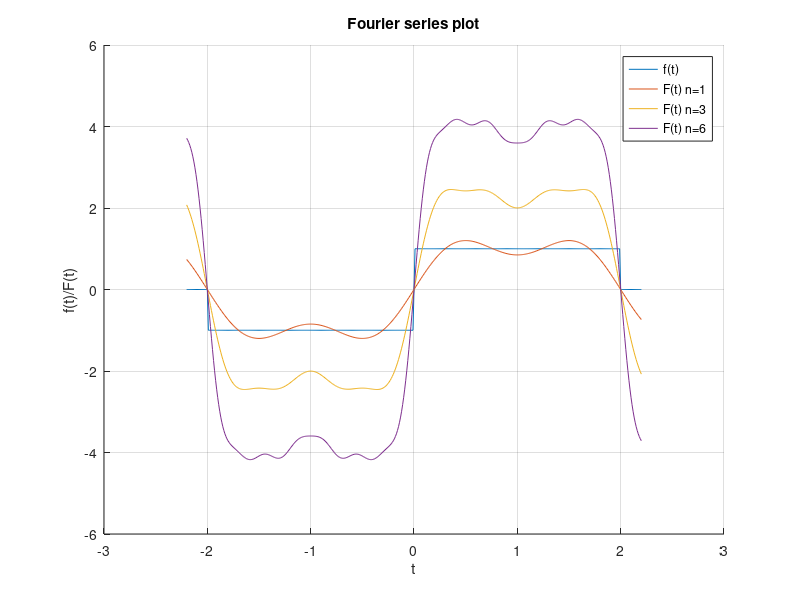

Write the MATLAB code that produced this figure.
% It is of interest to know how many terms are needed for a good
% approximation to this infinite sum. Taking T =2, write a program to compute
% and plot the sum to n terms of the series for t from ?2.2 to 2.2 in steps
% of 0.01. Run the program for n=1, 3, 6. Superimpose plots of f(t) and F(t)
% against t for the three n values. In your plot, label each curve with a
% distinct color and use legends to label the curves. Include both vertical
% and horizontal grid lines, x-label and y-label in your plot. Find and output
% the largest difference between f(t) and F(t) for each n (excluding the
% points at the discontinuity).

%
% Jonathan Kosir
% Take home exam 1
% problem 4
% 1/09/2018
% This script for our fourier series plot
%----------------------------------------------------------------------------

% Creat some variables
t = -2.2:.01:2.2;
squareBuild = zeros(1,length(t));
n = [1 3 6];
T = 2;
total = 0;

% Create our square function array
squareBuild( t< T & t> 0) = 1;
squareBuild(t > -T &  t < 0) = -1;

% Start figure
figure();
hold on
plot(t,squareBuild);

% First loop loops through n array
for i = 1:length(n)
    
    % Second loop is summation loop goes throu n ammount
    for k = 0:n(i)
        
        % Do math
        firstSum = sin((((2*k)+1)*pi*t)/T);
        secondSum = 1/((2*k)+1);
        total = total + (firstSum * secondSum);
    end
    
    % Finish math
    total = total*(4/pi);
    
    % Find max diff for this specific n and f9t0
    diff = abs(squareBuild-total);
    maximum(i) = max(diff);
    
    % Plot each n
    plot(t,total)
end

% Make graph look pretty
hold off
xlabel('t');
ylabel('f(t)/F(t)');
title('Fourier series plot');
legend('f(t)', 'F(t) n=1', 'F(t) n=3', 'F(t) n=6');
grid on;

% Display maximums
disp([' Diff (n = 1): ' num2str(maximum(1)) ' Diff (n = 3): ' num2str(maximum(2)) ' Diff (n = 6): ' num2str(maximum(3))]);

